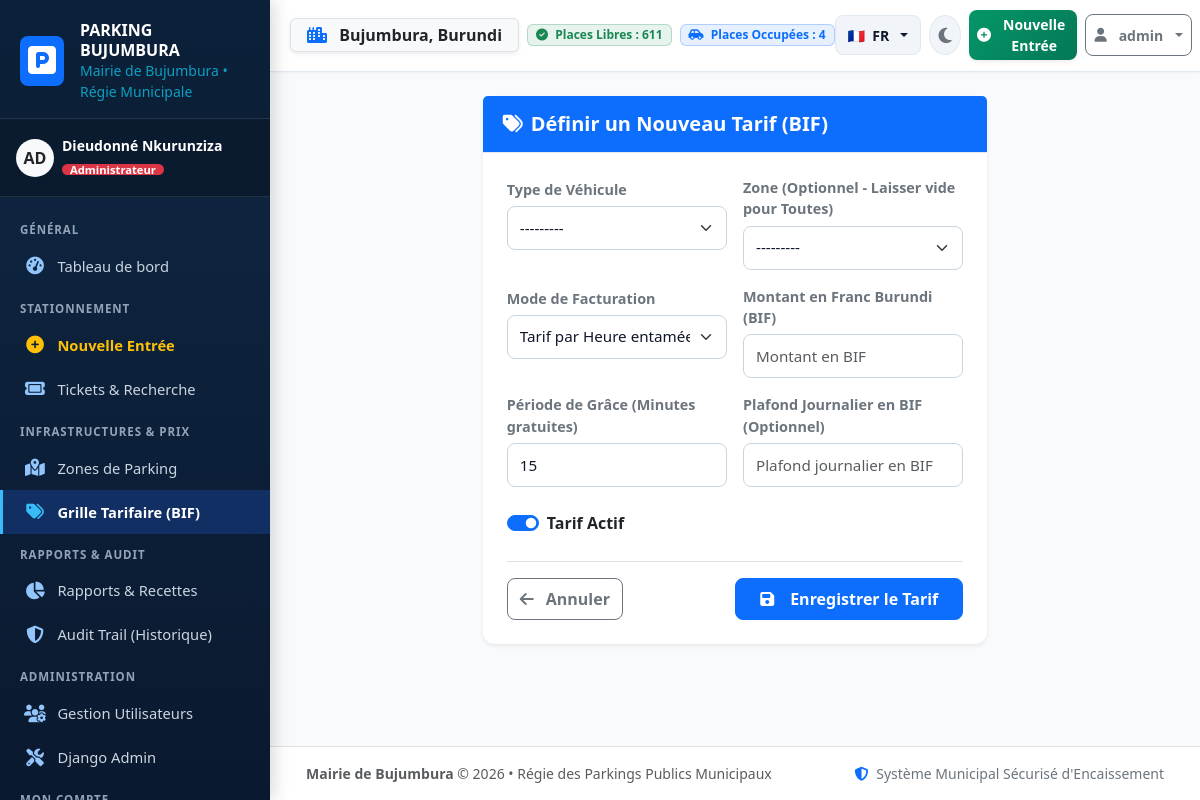
Screenshot of /tariffs/create/ (signed in) with the database file from the repository.
### parking_app/models.py (models this page shows, shortened)
class CustomUser(AbstractUser):
    ROLE_CHOICES = [
        ('ADMIN', 'Administrateur'),
        ('AGENT', 'Agent de Parking / Contrôleur'),
    ]
    role = models.CharField(
        max_length=10,
        choices=ROLE_CHOICES,
        default='AGENT',
        verbose_name="Rôle dans le système"
    )
    phone = models.CharField(
        max_length=25,
        blank=True,
        verbose_name="Numéro de téléphone (+257)"
    )
    badge_id = models.CharField(
        max_length=30,
        blank=True,
        null=True,
        unique=True,
        verbose_name="Matricule / Badge Agent"
    )
    assigned_zone = models.ForeignKey(
        'ParkingZone',
        on_delete=models.SET_NULL,
        null=True,
        blank=True,
        related_name='assigned_agents',
        verbose_name="Zone d'affectation principale"
    )
    class Meta:
        verbose_name = "Utilisateur"
        verbose_name_plural = "Utilisateurs"
        ordering = ['username']
    def is_admin_user(self):
        return self.role == 'ADMIN' or self.is_superuser
    def get_role_badge_class(self):
        if self.role == 'ADMIN':
            return 'bg-danger text-white'
        return 'bg-primary text-white'

### parking_app/views.py (the view)
# urls.py: path('tariffs/create/', views.tariff_create, name='tariff_create'),
@admin_required
def tariff_create(request):
    if request.method == 'POST':
        form = TariffForm(request.POST)
        if form.is_valid():
            tariff = form.save()
            log_activity(
                request,
                action='CREATION',
                target_model='Tariff',
                target_id=tariff.id,
                target_repr=str(tariff),
                details=f"Ajout d'un nouveau tarif : {tariff.amount_bif} BIF pour {tariff.vehicle_type.name}"
            )
            messages.success(request, "Tarif enregistré avec succès.")
            return redirect('tariff_list')
    else:
        form = TariffForm()
    return render(request, 'parking_app/tariffs/tariff_form.html', {
        'form': form,
        'title': "Définir un Nouveau Tarif (BIF)",
    })

### parking_app/forms.py
class TariffForm(BootstrapFormMixin, forms.ModelForm):
    class Meta:
        model = Tariff
        fields = ['vehicle_type', 'zone', 'tariff_type', 'amount_bif', 'grace_period_minutes', 'max_daily_cap_bif', 'is_active']
        widgets = {
            'amount_bif': forms.NumberInput(attrs={'step': 100, 'placeholder': 'Montant en BIF'}),
            'grace_period_minutes': forms.NumberInput(attrs={'placeholder': 'Minutes gratuites'}),
            'max_daily_cap_bif': forms.NumberInput(attrs={'step': 500, 'placeholder': 'Plafond journalier en BIF'}),
        }

### parking_app/models.py (called while the page is built)
    def __str__(self):
        return f"{self.name} ({self.code}) - {self.total_spots} places"

    def __str__(self):
        return f"{self.name} ({self.default_hourly_rate:,.0f} BIF/h)".replace(',', ' ')

    def get_queryset(self):
        return ParkingTicketQuerySet(self.model, using=self._db)

### parking_app/utils.py (called while the page is built)
def admin_required(view_func):
    @wraps(view_func)
    def _wrapped_view(request, *args, **kwargs):
        if not request.user.is_authenticated:
            messages.warning(request, "Veuillez vous connecter pour accéder à cette page.")
            return redirect('login')
        if not (request.user.role == 'ADMIN' or request.user.is_superuser):
            messages.error(request, "Accès refusé. Vous devez être Administrateur pour effectuer cette action.")
            return redirect('dashboard')
        return view_func(request, *args, **kwargs)
    return _wrapped_view

### templates/parking_app/tariffs/tariff_form.html (shortened to what this page needs)
{% extends 'base.html' %}
{% block content %}
<div class="row justify-content-center">
    <div class="col-lg-7">
        <div class="card shadow-sm border-0">
            <div class="card-header bg-primary text-white py-3">
                <h5 class="mb-0 fw-bold">
                    <i class="fa-solid fa-tags me-2"></i>{{ title }}
                </h5>
            </div>
            <div class="card-body p-4">
                <form method="post" novalidate>
                    <div class="row g-3 mb-3">
                        <div class="col-md-6">
                            <label class="form-label fw-semibold small text-secondary">Type de Véhicule</label>
                            {{ form.vehicle_type }}
                        </div>
                        <div class="col-md-6">
                            <label class="form-label fw-semibold small text-secondary">Zone (Optionnel - Laisser vide pour Toutes)</label>
                            {{ form.zone }}
                        </div>
                        <div class="col-md-6">
                            <label class="form-label fw-semibold small text-secondary">Mode de Facturation</label>
                            {{ form.tariff_type }}
                        </div>
                        <div class="col-md-6">
                            <label class="form-label fw-semibold small text-secondary">Montant en Franc Burundi (BIF)</label>
                            {{ form.amount_bif }}
                        </div>
                        <div class="col-md-6">
                            <label class="form-label fw-semibold small text-secondary">Période de Grâce (Minutes gratuites)</label>
                            {{ form.grace_period_minutes }}
                        </div>
                        <div class="col-md-6">
                            <label class="form-label fw-semibold small text-secondary">Plafond Journalier en BIF (Optionnel)</label>
                            {{ form.max_daily_cap_bif }}
                        </div>
                        <div class="col-12">
                            <div class="form-check form-switch mt-2">
                                {{ form.is_active }}
                                <label class="form-check-label fw-semibold" for="{{ form.is_active.id_for_label }}">
                                    Tarif Actif
                                </label>
                            </div>
                        </div>
                    </div>
                    <div class="d-flex justify-content-between align-items-center mt-4 pt-3 border-top">
                        <a href="{% url 'tariff_list' %}" class="btn btn-outline-secondary">
                            <i class="fa-solid fa-arrow-left me-1"></i> Annuler
                        </a>
                        <button type="submit" class="btn btn-primary fw-bold px-4">
                            <i class="fa-solid fa-floppy-disk me-2"></i> Enregistrer le Tarif
                        </button>
                    </div>
                </form>
            </div>
        </div>
    </div>
</div>
{% endblock %}

### templates/base.html (shortened to what this page needs)
{% load i18n static %}
<!DOCTYPE html>
<html lang="{{ LANGUAGE_CODE|default:'fr' }}" data-bs-theme="light" data-theme="light">
<head>
    <link href="https://cdn.jsdelivr.net/npm/bootstrap@5.3.3/dist/css/bootstrap.min.css" rel="stylesheet">
    <link href="https://cdnjs.cloudflare.com/ajax/libs/font-awesome/6.5.1/css/all.min.css" rel="stylesheet">
    <link rel="stylesheet" href="{% static 'css/custom.css' %}">
</head>
<body data-bs-theme="light" data-theme="light">
    <div class="app-wrapper">
        <aside class="sidebar d-none d-lg-block" aria-label="{% trans 'Menu Principal Bureau' %}">
            <div class="brand-box">
                <div class="d-flex align-items-center gap-3">
                    <div class="rounded-3 bg-primary p-2 text-white shadow-sm">
                        <i class="fa-solid fa-square-parking fa-2x"></i>
                    </div>
                    <div>
                        <div class="fw-bold text-white fs-6 lh-sm">PARKING BUJUMBURA</div>
                        <div class="small text-info opacity-75">{% trans "Mairie de Bujumbura" %} &bull; {% trans "Régie Municipale" %}</div>
                    </div>
                </div>
            </div>
            {% if request.user.is_authenticated %}
            <div class="px-3 py-3 border-bottom border-secondary border-opacity-25 bg-black bg-opacity-25">
                <div class="d-flex align-items-center gap-2">
                    <div class="rounded-circle bg-light text-dark fw-bold d-flex align-items-center justify-content-center shadow-sm" style="width: 38px; height: 38px;">
                        {{ request.user.username|slice:":2"|upper }}
                    </div>
                    <div class="overflow-hidden">
                        <div class="text-white text-truncate fw-semibold small">
                            {{ request.user.get_full_name|default:request.user.username }}
                        </div>
                        <span class="badge {{ request.user.get_role_badge_class|default:'bg-primary' }} py-0 px-2" style="font-size: 0.7rem;">
                            {{ request.user.get_role_display|default:request.user.role }}
                        </span>
                    </div>
                </div>
            </div>
            {% endif %}
            <nav class="sidebar-nav">
                <div class="nav-header">{% trans "Général" %}</div>
                <a href="{% url 'dashboard' %}" class="nav-link {% if request.resolver_match.url_name == 'dashboard' %}active{% endif %}">
                    <i class="fa-solid fa-gauge-high"></i>
                    <span>{% trans "Tableau de bord" %}</span>
                </a>
                <div class="nav-header">{% trans "Stationnement" %}</div>
                <a href="{% url 'ticket_entry' %}" class="nav-link text-warning fw-bold {% if request.resolver_match.url_name == 'ticket_entry' %}active{% endif %}">
                    <i class="fa-solid fa-circle-plus text-warning"></i>
                    <span>{% trans "Nouvelle Entrée" %}</span>
                </a>
                <a href="{% url 'ticket_list' %}" class="nav-link {% if 'ticket' in request.resolver_match.url_name and request.resolver_match.url_name != 'ticket_entry' %}active{% endif %}">
                    <i class="fa-solid fa-ticket"></i>
                    <span>{% trans "Tickets & Recherche" %}</span>
                </a>
                <div class="nav-header">{% trans "Infrastructures & Prix" %}</div>
                <a href="{% url 'zone_list' %}" class="nav-link {% if 'zone' in request.resolver_match.url_name %}active{% endif %}">
                    <i class="fa-solid fa-map-location-dot"></i>
                    <span>{% trans "Zones de Parking" %}</span>
                </a>
                <a href="{% url 'tariff_list' %}" class="nav-link {% if 'tariff' in request.resolver_match.url_name or 'vehicle' in request.resolver_match.url_name %}active{% endif %}">
                    <i class="fa-solid fa-tags"></i>
                    <span>{% trans "Grille Tarifaire (BIF)" %}</span>
                </a>
                <div class="nav-header">{% trans "Rapports & Audit" %}</div>
                <a href="{% url 'reports_dashboard' %}" class="nav-link {% if 'report' in request.resolver_match.url_name %}active{% endif %}">
                    <i class="fa-solid fa-chart-pie"></i>
                    <span>{% trans "Rapports & Recettes" %}</span>
                </a>
                <a href="{% url 'audit_log_list' %}" class="nav-link {% if request.resolver_match.url_name == 'audit_log_list' %}active{% endif %}">
                    <i class="fa-solid fa-shield-halved"></i>
                    <span>{% trans "Audit Trail (Historique)" %}</span>
                </a>
                {% if request.user.role == 'ADMIN' or request.user.is_superuser %}
                <div class="nav-header">{% trans "Administration" %}</div>
                <a href="{% url 'user_list' %}" class="nav-link {% if 'user' in request.resolver_match.url_name %}active{% endif %}">
                    <i class="fa-solid fa-users-gear"></i>
                    <span>{% trans "Gestion Utilisateurs" %}</span>
                </a>
                <a href="{% url 'admin:index' %}" class="nav-link" target="_blank" rel="noopener">
                    <i class="fa-solid fa-screwdriver-wrench"></i>
                    <span>Django Admin</span>
                </a>
                {% endif %}
                <div class="nav-header">{% trans "Mon Compte" %}</div>
            </nav>
        </aside>
        <div class="main-content">
            <header class="top-navbar d-flex align-items-center justify-content-between">
                <div class="d-flex align-items-center gap-2">
                    <span class="badge bg-light text-dark border px-2 px-md-3 py-2 fs-6 shadow-sm">
                        <i class="fa-solid fa-city text-primary me-1 me-md-2"></i>
                        <strong>Bujumbura</strong><span class="d-none d-sm-inline">, Burundi</span>
                    </span>
                    <div class="d-none d-md-flex align-items-center gap-2">
                        <span class="badge bg-success bg-opacity-10 text-success border border-success border-opacity-25 px-2 py-1">
                            <i class="fa-solid fa-circle-check me-1"></i> {% trans "Places Libres" %} : <strong>{{ global_available_spots|default:"0" }}</strong>
                        </span>
                        <span class="badge bg-primary bg-opacity-10 text-primary border border-primary border-opacity-25 px-2 py-1">
                            <i class="fa-solid fa-car-side me-1"></i> {% trans "Places Occupées" %} : <strong>{{ global_occupied_spots|default:"0" }}</strong>
                        </span>
                    </div>
                </div>
                <div class="d-flex align-items-center gap-2">
                    <div class="dropdown">
                        <button class="lang-selector-btn dropdown-toggle" type="button" id="languageDropdown" data-bs-toggle="dropdown" aria-expanded="false" title="{% trans 'Changer de langue' %}">
                            {% if LANGUAGE_CODE == 'rn' %}
                                <span>🇧🇮</span> <span class="fw-bold">RN</span>
                            {% elif LANGUAGE_CODE == 'en' %}
                                <span>🇬🇧</span> <span class="fw-bold">EN</span>
                            {% else %}
                                <span>🇫🇷</span> <span class="fw-bold">FR</span>
                            {% endif %}
                        </button>
                    </div>
                    <button class="theme-toggle-btn" type="button" aria-label="{% trans 'Mode Sombre' %}" title="{% trans 'Mode Sombre' %}">
                        <i class="theme-icon fa-solid fa-moon"></i>
                    </button>
                    <a href="{% url 'ticket_entry' %}" class="btn btn-cta-entry btn-sm shadow-sm d-none d-sm-inline-flex">
                        <i class="fa-solid fa-circle-plus"></i>
                        <span class="d-none d-md-inline">{% trans "Nouvelle Entrée" %}</span>
                    </a>
                    <div class="dropdown">
                        <button class="btn btn-outline-secondary btn-sm dropdown-toggle" type="button" data-bs-toggle="dropdown" aria-expanded="false">
                            <i class="fa-solid fa-user me-1"></i>
                            <span class="d-none d-sm-inline">{{ request.user.username }}</span>
                        </button>
                    </div>
                </div>
            </header>
            <main class="content-body" id="mainContent">
                {% block content %}{% endblock %}
            </main>
            <footer class="bg-white border-top py-3 px-4 text-center text-muted small mt-auto no-print">
                <div class="container-fluid d-flex flex-column flex-md-row justify-content-between align-items-center gap-2">
                    <div>
                        <strong>{{ CITY_NAME|default:"Mairie de Bujumbura" }}</strong> &copy; {{ CURRENT_YEAR|default:"2026" }} &bull; {% trans "Régie des Parkings Publics Municipaux" %}
                    </div>
                    <div class="text-secondary">
                        <i class="fa-solid fa-shield-halved me-1 text-primary"></i> {% trans "Système Municipal Sécurisé d'Encaissement" %}
                    </div>
                </div>
            </footer>
        </div>
    </div>
</body>
</html>

### rows the page displays
CustomUser: user.username "AD", user.get_full_name "Dieudonné Nkurunziza", user.role "Administrateur", user.username "admin"

### other values shown
{{ global_available_spots|default:"0" }} "611"
{{ global_occupied_spots|default:"0" }} "4"
{{ title }} "Définir un Nouveau Tarif (BIF)"
{{ CITY_NAME|default:"Mairie de Bujumbura" }} "Mairie de Bujumbura"
